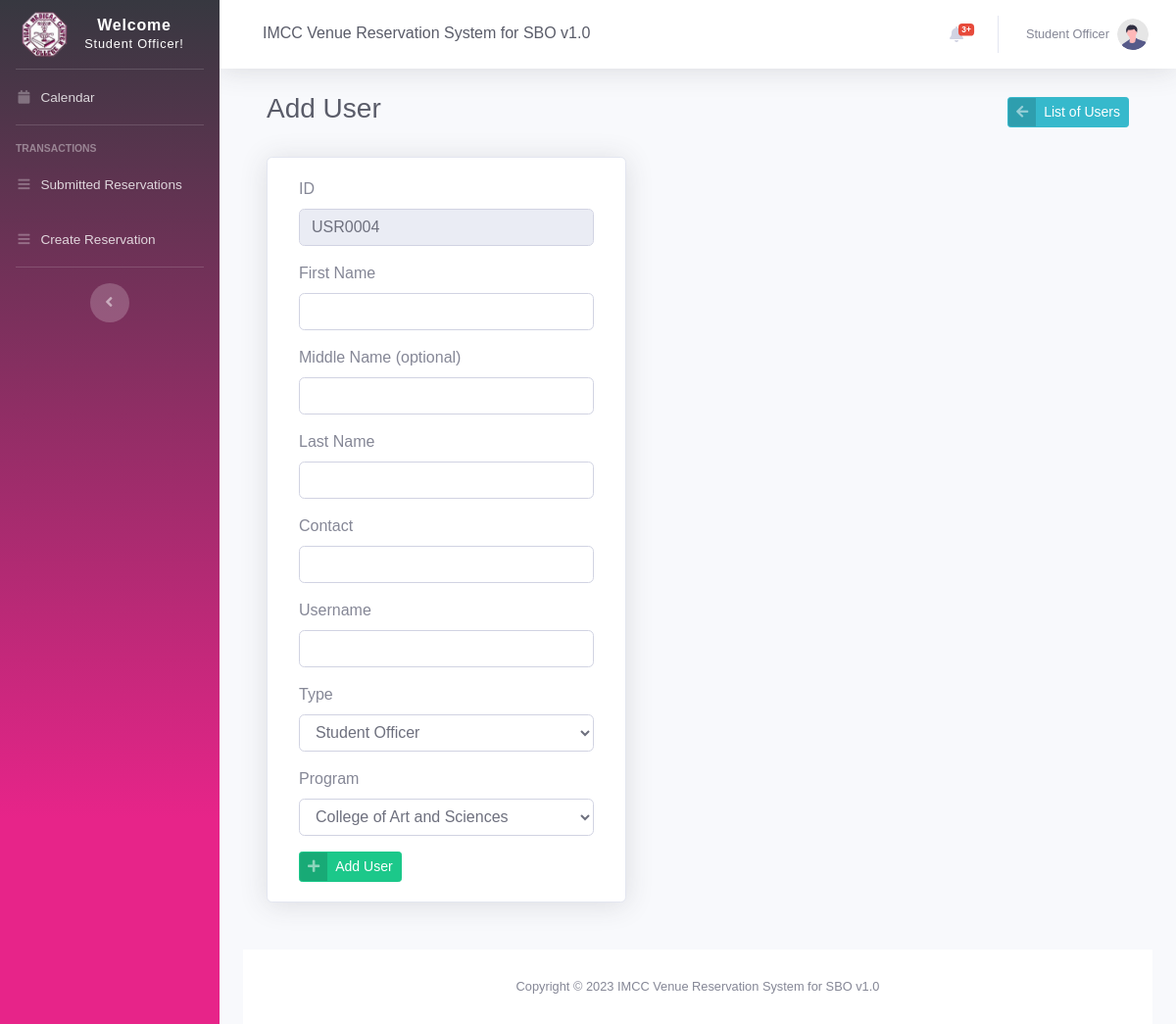
The page /user_add.php (signed in) on the database as committed earlier.
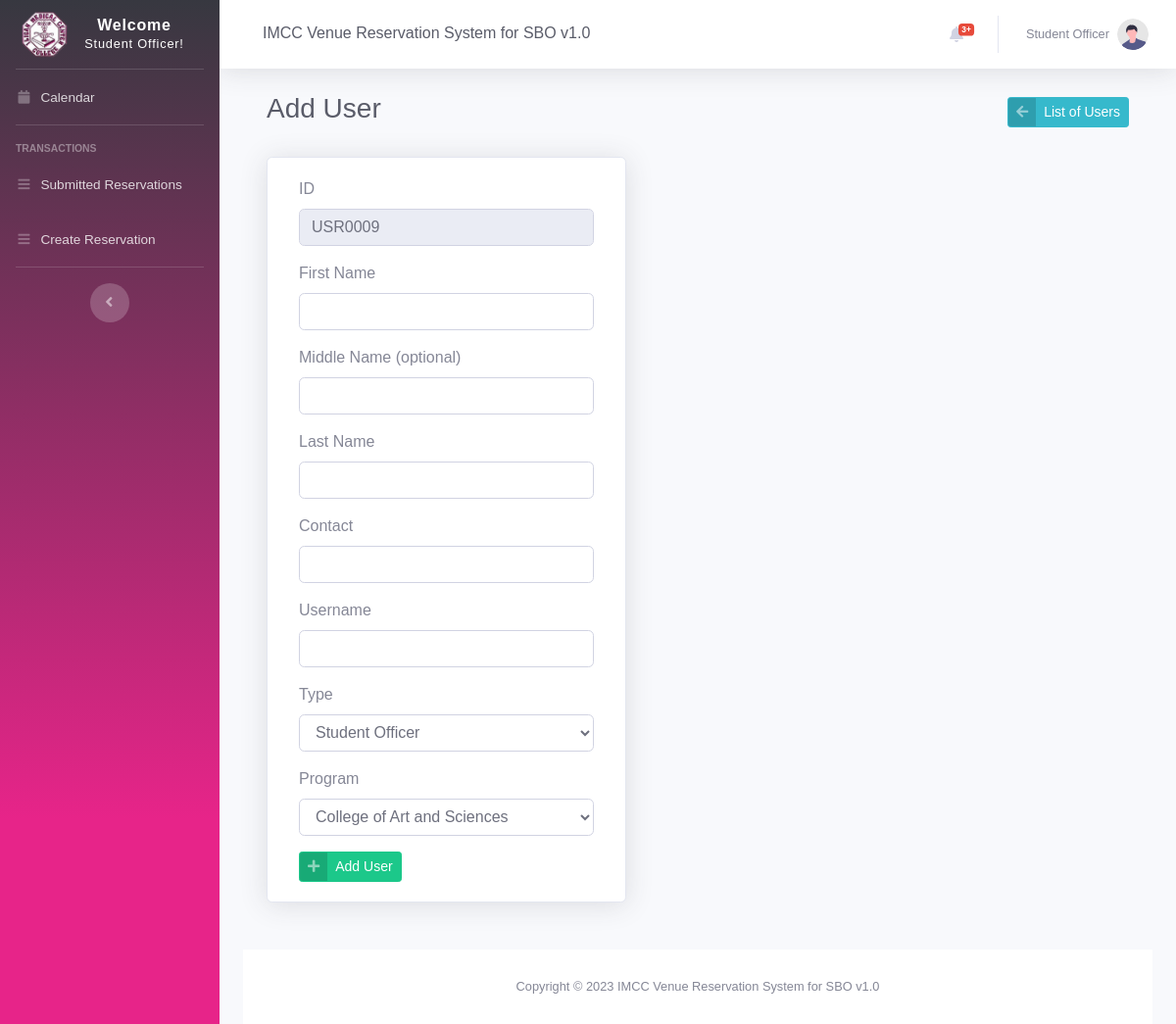
The same page on the database as committed later.
### tables this page shows
CREATE TABLE `number_sequence` (
  `id` int(11) NOT NULL,
  `page_name` varchar(15) NOT NULL,
  `last_number` int(11) NOT NULL,
  `CreatedDateTime` datetime NOT NULL DEFAULT current_timestamp()
);

### user_add.php (the view, shortened to what this page needs)
<?php
include 'settings/system.php';
include 'settings/header.php';
include "settings/sidebar.php";
include 'settings/topbar.php';
?>
<div class="container-fluid">
    <div class="d-sm-flex align-items-center justify-content-between mb-4">
        <div class="container-fluid">
            <div class="d-sm-flex align-items-center justify-content-between mb-4">
                <h1 class="h3 mb-2 text-gray-800"> Add User</h1>
                <a href="users.php" class="btn btn-info btn-icon-split btn-sm keychainify-checked">
                    <span class="icon text-white-50">
                        <i class="fas fa-arrow-left"></i>
                    </span>
                    <span class="text">List of Users</span>
                </a>
            </div>
            <div class="card shadow mb-4 col-xl-5 col-md-6">
                <div class="card-body">
                    <?php
                    $sequence = $db->query("SELECT * FROM number_sequence WHERE page_name = 'users'");
                    $fetch = $sequence->fetchAll(PDO::FETCH_OBJ);
                    foreach ($fetch as $data) {
                        $newID = $data->last_number + 1;
                        $lengthID = strlen((string)$newID);
                        if ($lengthID == 1) $ID = "000" . $newID;
                        elseif ($lengthID == 2) $ID = "00" . $newID;
                        elseif ($lengthID == 3) $ID = "0" . $newID;
                        else $ID = $newID;
                    }
                    ?>
                    <div class="table-responsive">
                        <form role="form" method="post">
                            <div class="form-group">
                                <label>ID</label>
                                <input class="form-control" type="text" name="userID" value="<?= 'USR' . $ID ?>" readonly>
                            </div>
                            <div class="form-group">
                                <label>First Name</label>
                                <input class="form-control" type="text" name="fname" required>
                            </div>
                            <div class="form-group">
                                <label>Middle Name (optional)</label>
                                <input class="form-control" type="text" name="mname">
                            </div>
                            <div class="form-group">
                                <label>Last Name</label>
                                <input class="form-control" type="text" name="lname">
                            </div>
                            <div class="form-group">
                                <label>Contact</label>
                                <input class="form-control" type="text" name="contact" required>
                            </div>
                            <div class="form-group">
                                <label>Username</label>
                                <input class="form-control" type="text" name="uname" minlength="5" required>
                            </div>
                            <div class="form-group">
                                <label>Type</label>
                                <select class="form-control" name="type" id="type" required>
                                    <option value="STO">Student Officer</option>
                                </select>
                            </div>
                            <div class="form-group">
                                <label id="program_name">Program</label>
                                <select class="form-control" name="program" id="program">
                                    <?php
                                    $getProgram = $db->query("SELECT * FROM program ORDER BY name ASC");
                                    $res = $getProgram->fetchAll(PDO::FETCH_OBJ);
                                    foreach ($res as $v) { ?>
                                        <option value="<?php echo $v->id; ?>" ?><?php echo $v->name; ?></option>
                                    <?php
                                    }
                                    ?>
                                </select>
                            </div>
                            <button type="submit" class="btn btn-success btn-icon-split btn-sm keychainify-checked">
                                <span class="icon text-white-50">
                                    <i class="fas fa-plus"></i>
                                </span>
                                <span class="text">Add User</span>
                            </button>
                        </form>
                    </div>
                </div>
            </div>
        </div>
    </div>
    <?php include 'settings/footer.php'; ?>

Rows that differ between the two databases and show on the page:
changed number_sequence: userID "USR0004" → "USR0009"
